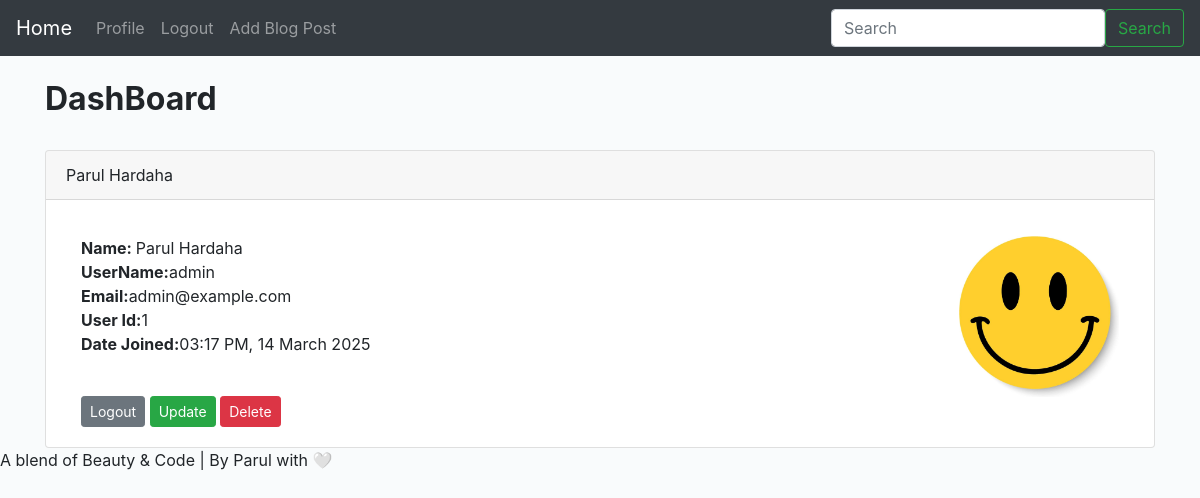
The app's page /dash (signed in), older data.
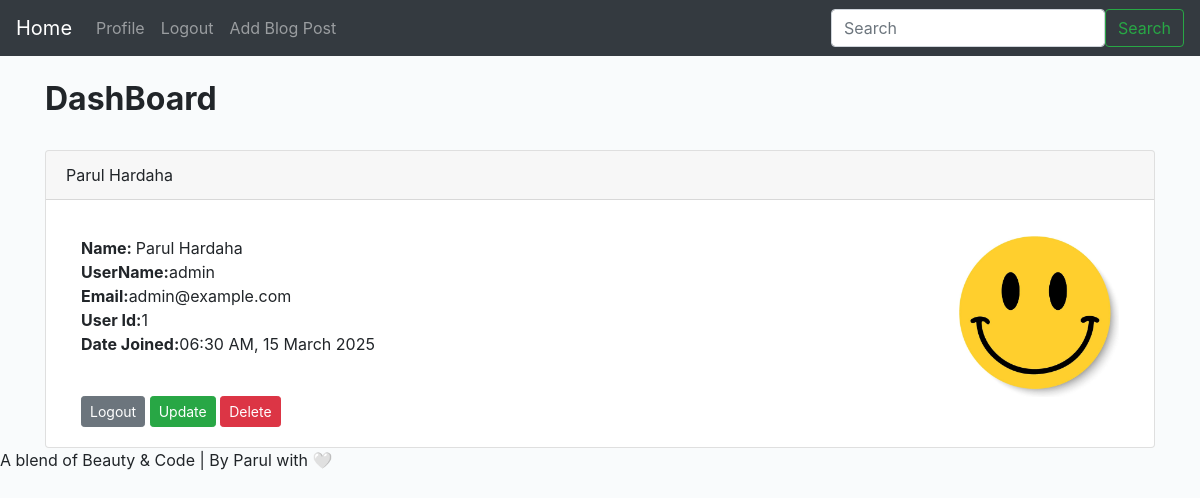
The same page, newer data.
### app.py (models this page shows, shortened)
class Users(db.Model,UserMixin):
  id= db.Column(db.Integer,primary_key=True)
  username=db.Column(db.String(20),nullable=False,unique=True)
  name=db.Column(db.String(100),nullable=False)
  email=db.Column(db.String(100),nullable=False,unique=True)
  date_added=db.Column(db.DateTime,default=datetime.utcnow)
  password_hash=db.Column(db.String(120))
  posts = db.relationship('Posts', foreign_keys=[Posts.poster_id], backref='poster', lazy=True)
  @property
  def password(self):
    raise AttributeError('Password is not Readable!')

### app.py (the view)
@app.route('/dash',methods=['POST','GET'])
@login_required
def dash():
  return render_template("dash.html")

### app.py
class SearchForm(FlaskForm):
  searched=StringField("searched",validators=[DataRequired()])
  submit=SubmitField("Submit")

### app.py (called while the page is built)
@login_manager.user_loader
def load_user(user_id):
  return Users.query.get(int(user_id))

@app.context_processor
def base():
  form=SearchForm()
  return dict(form=form)

### templates/dash.html (shortened to what this page needs)
{% extends 'base.html' %}
{% block content %}
      <h2><strong>DashBoard</strong> </h2>
      <br>
      <div class="card">
        <div class="card-header">
            {{current_user.name }}
        </div>
        <div class="card-body">
          <p class="card-text">
                            <div class="container">
                                <div class="row">
                                   <div class="col-8">
                                <strong>Name: </strong>{{ current_user.name }}<br>
                                <strong>UserName:</strong>{{ current_user.username }}<br>
                                <strong>Email:</strong>{{ current_user.email }}<br>
                                <strong>User Id:</strong>{{ current_user.id }}<br>
                                <strong>Date Joined:</strong>{{ current_user.date_added.strftime('%I:%M %p, %d %B %Y') }}<br>
                                <strong> </strong><br></p>
          <a href="{{url_for('logout')}}" class="btn btn-secondary btn-sm">Logout</a>
          <a href="{{url_for('update', id=current_user.id)}}" class="btn btn-success btn-sm">Update</a>
          <a href="{{url_for('delete', id=current_user.id)}}" class="btn btn-danger btn-sm">Delete</a>
                          </div>
                        <div class="col-4"><img src=" {{ url_for( 'static',filename='images/smile.jpg')}}" width="160" align="right"></div>
        </div>
       </div>
{% endblock %}

Row changes from the older to the newer data that the page shows:
changed Users "Parul Hardaha": date_added "03:17 PM, 14 March 2025" → "06:30 AM, 15 March 2025"
